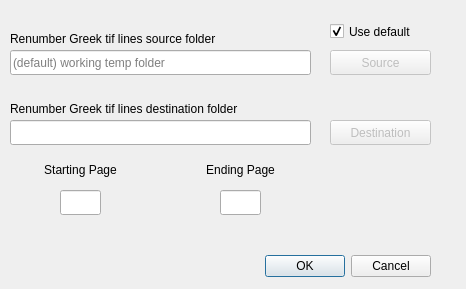
<?xml version="1.0" encoding="UTF-8"?>
<ui version="4.0">
 <class>tifgreekrenumberlinesDialog</class>
 <widget class="QDialog" name="tifgreekrenumberlinesDialog">
  <property name="windowModality">
   <enum>Qt::ApplicationModal</enum>
  </property>
  <property name="geometry">
   <rect>
    <x>0</x>
    <y>0</y>
    <width>466</width>
    <height>289</height>
   </rect>
  </property>
  <property name="windowTitle">
   <string>Renumber Greek tif lines</string>
  </property>
  <widget class="QDialogButtonBox" name="buttonBox">
   <property name="geometry">
    <rect>
     <x>260</x>
     <y>250</y>
     <width>171</width>
     <height>32</height>
    </rect>
   </property>
   <property name="orientation">
    <enum>Qt::Horizontal</enum>
   </property>
   <property name="standardButtons">
    <set>QDialogButtonBox::Cancel|QDialogButtonBox::Ok</set>
   </property>
  </widget>
  <widget class="QLineEdit" name="SourceLineEdit">
   <property name="geometry">
    <rect>
     <x>10</x>
     <y>50</y>
     <width>301</width>
     <height>25</height>
    </rect>
   </property>
   <property name="placeholderText">
    <string>(default) working temp folder</string>
   </property>
  </widget>
  <widget class="QPushButton" name="SourceButton">
   <property name="enabled">
    <bool>false</bool>
   </property>
   <property name="geometry">
    <rect>
     <x>330</x>
     <y>50</y>
     <width>101</width>
     <height>25</height>
    </rect>
   </property>
   <property name="text">
    <string>Source</string>
   </property>
   <property name="icon">
    <iconset resource="../UI_Icons.qrc">
     <normaloff>:/Icons/Icons/tiff-file.png</normaloff>:/Icons/Icons/tiff-file.png</iconset>
   </property>
  </widget>
  <widget class="QPushButton" name="DestinationButton">
   <property name="enabled">
    <bool>false</bool>
   </property>
   <property name="geometry">
    <rect>
     <x>330</x>
     <y>120</y>
     <width>101</width>
     <height>25</height>
    </rect>
   </property>
   <property name="text">
    <string>Destination</string>
   </property>
   <property name="icon">
    <iconset resource="../UI_Icons.qrc">
     <normaloff>:/Icons/Icons/tiff-file.png</normaloff>:/Icons/Icons/tiff-file.png</iconset>
   </property>
  </widget>
  <widget class="QLineEdit" name="DestinationLineEdit">
   <property name="geometry">
    <rect>
     <x>10</x>
     <y>120</y>
     <width>301</width>
     <height>25</height>
    </rect>
   </property>
  </widget>
  <widget class="QLabel" name="SourceLabel">
   <property name="geometry">
    <rect>
     <x>10</x>
     <y>30</y>
     <width>271</width>
     <height>17</height>
    </rect>
   </property>
   <property name="text">
    <string>Renumber Greek tif lines source folder</string>
   </property>
  </widget>
  <widget class="QLabel" name="DestinationLabel">
   <property name="geometry">
    <rect>
     <x>10</x>
     <y>100</y>
     <width>301</width>
     <height>17</height>
    </rect>
   </property>
   <property name="text">
    <string>Renumber Greek tif lines destination folder</string>
   </property>
  </widget>
  <widget class="QCheckBox" name="defaultsrcBox">
   <property name="geometry">
    <rect>
     <x>330</x>
     <y>20</y>
     <width>101</width>
     <height>23</height>
    </rect>
   </property>
   <property name="text">
    <string>Use default</string>
   </property>
   <property name="checked">
    <bool>true</bool>
   </property>
  </widget>
  <widget class="QLineEdit" name="StartPageLineEdit">
   <property name="geometry">
    <rect>
     <x>60</x>
     <y>190</y>
     <width>41</width>
     <height>25</height>
    </rect>
   </property>
  </widget>
  <widget class="QLabel" name="StartPageLabel">
   <property name="geometry">
    <rect>
     <x>30</x>
     <y>160</y>
     <width>101</width>
     <height>20</height>
    </rect>
   </property>
   <property name="text">
    <string>Starting Page</string>
   </property>
   <property name="alignment">
    <set>Qt::AlignCenter</set>
   </property>
  </widget>
  <widget class="QLabel" name="EndPageLabel">
   <property name="geometry">
    <rect>
     <x>190</x>
     <y>160</y>
     <width>101</width>
     <height>20</height>
    </rect>
   </property>
   <property name="text">
    <string>Ending Page</string>
   </property>
   <property name="alignment">
    <set>Qt::AlignCenter</set>
   </property>
  </widget>
  <widget class="QLineEdit" name="EndPageLineEdit">
   <property name="geometry">
    <rect>
     <x>220</x>
     <y>190</y>
     <width>41</width>
     <height>25</height>
    </rect>
   </property>
  </widget>
 </widget>
 <resources>
  <include location="../UI_Icons.qrc"/>
 </resources>
 <connections>
  <connection>
   <sender>buttonBox</sender>
   <signal>accepted()</signal>
   <receiver>tifgreekrenumberlinesDialog</receiver>
   <slot>accept()</slot>
   <hints>
    <hint type="sourcelabel">
     <x>248</x>
     <y>254</y>
    </hint>
    <hint type="destinationlabel">
     <x>157</x>
     <y>274</y>
    </hint>
   </hints>
  </connection>
  <connection>
   <sender>buttonBox</sender>
   <signal>rejected()</signal>
   <receiver>tifgreekrenumberlinesDialog</receiver>
   <slot>reject()</slot>
   <hints>
    <hint type="sourcelabel">
     <x>316</x>
     <y>260</y>
    </hint>
    <hint type="destinationlabel">
     <x>286</x>
     <y>274</y>
    </hint>
   </hints>
  </connection>
 </connections>
</ui>
